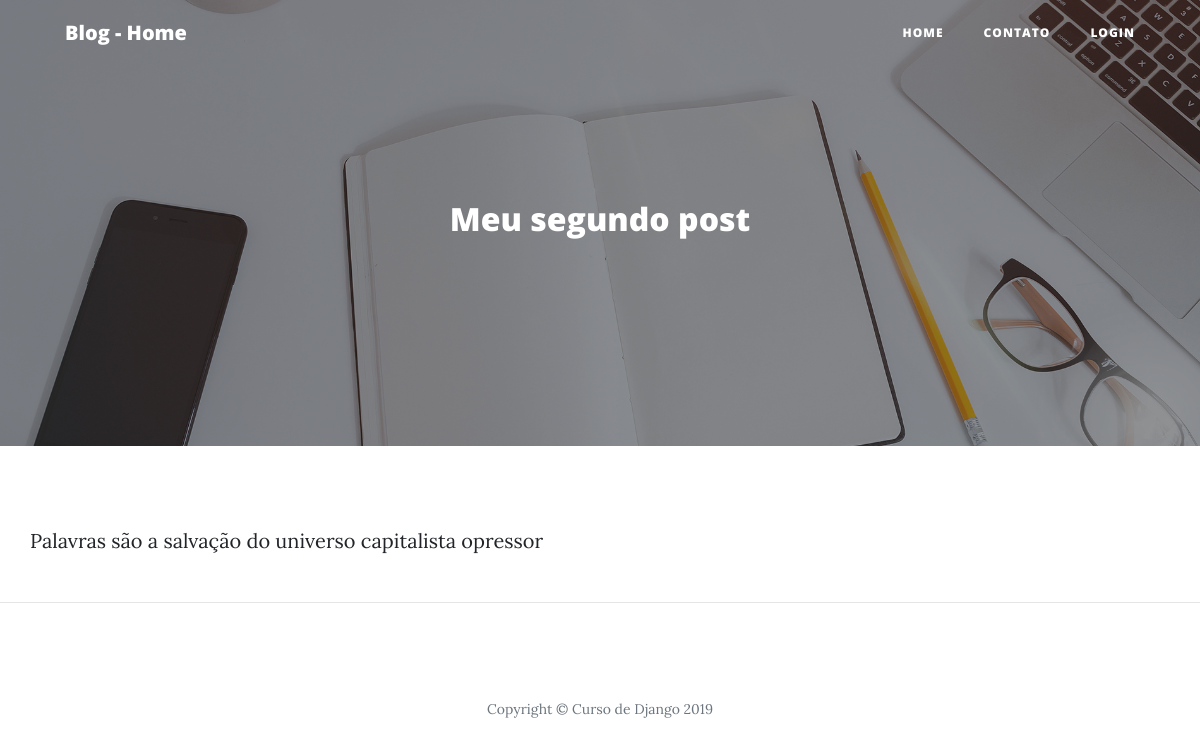
The page /post/meu-segundo-post/ on the database as committed earlier.
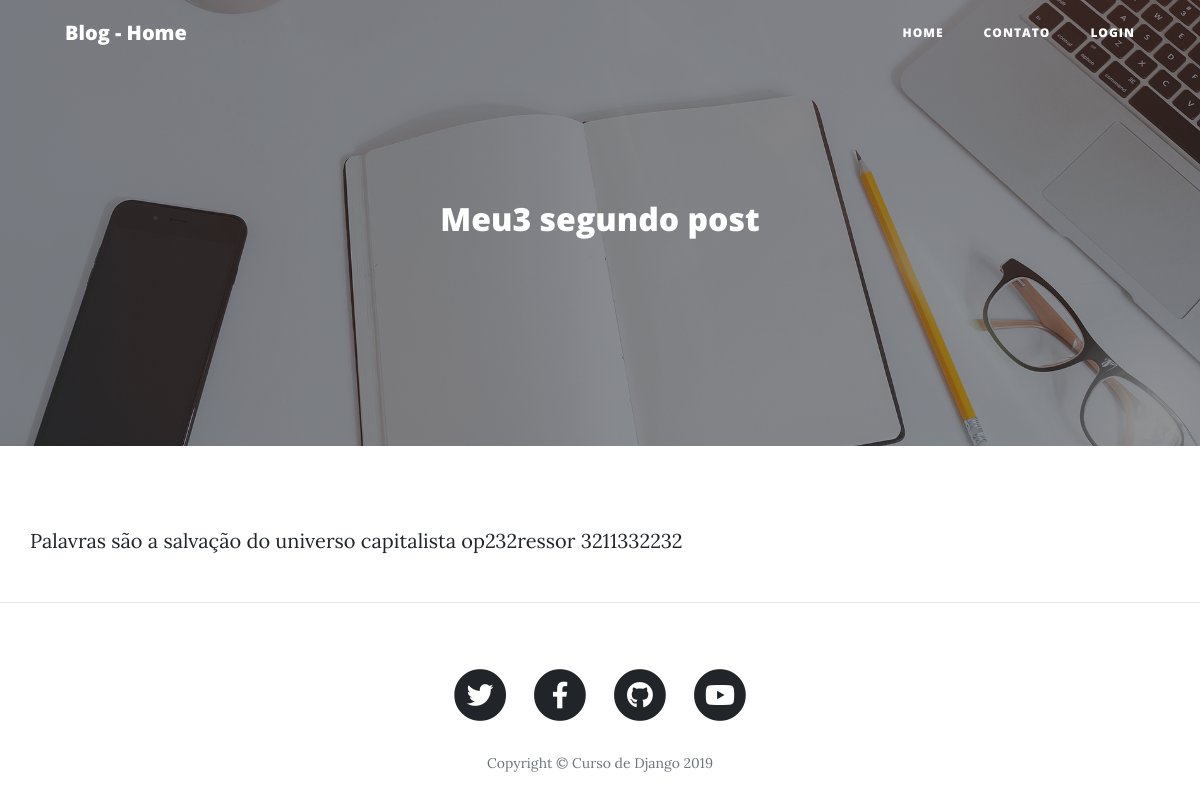
The same page on the database as committed later.
### blog/models.py (models this page shows, shortened)
class Post(models.Model):
    STATUS = (
        ("rascunho", "Rascunho"),
        ("publicado", "Publicado")
        )
    titulo = models.CharField(max_length=250, verbose_name="Título")
    slug = models.SlugField(max_length=250)
    autor = models.ForeignKey(User, on_delete=models.CASCADE)
    conteudo = RichTextField(verbose_name="Conteúdo")
    publicado = models.DateTimeField(default=timezone.now)
    criado = models.DateTimeField(auto_now_add=True)
    alterado = models.DateTimeField(auto_now=True)
    status = models.CharField(max_length=10,
                            choices = STATUS, default="rascunho"
    )
    categoria = models.ManyToManyField(Category, related_name='get_posts' )
    imagem = models.ImageField(upload_to="blog", blank=True, null=True)
    objects = models.Manager()
    published = PublishedManager()
    class Meta:
        ordering= ("-publicado", )

### blog/views.py (the view)
# urls.py: path('post/<slug:slug>/', views.BlogDetailView.as_view(), name="post_detail"),
class BlogDetailView(DetailView):
    model = Post
    template_name = 'blog/post_detail.html'
    context_object_name = 'post_detail'

### social/processors.py (called while the page is built)
def cxt_social(request):
    cxt_dict = {}
    links = Link.objects.all()
    for link in links:
        cxt_dict[link.chave] = link.url
    return cxt_dict

### blog/templates/blog/post_detail.html (shortened to what this page needs)
{% extends 'base.html' %}
{% load static %}
{% block header %}
{% if object.imagem %}
<header class="masthead" style="background-image: url({{object.imagem.url}})">
{% else %}
<header class="masthead" style="background-image: url({% static 'img/home-bg.jpg' %})">
{% endif %}
  <div class="overlay"></div>
  <div class="container">
    <div class="row">
      <div class="col-lg-8 col-md-10 mx-auto">
        <div class="site-heading">
            <h2>{{ post_detail.titulo }}</h2>
        </div>
      </div>
    </div>
  </div>
</header>
{% endblock header %}
{% block content %}
    <div class="post-entry">
        <p>{{ post_detail.conteudo|safe}} </p>
    </div>
{% endblock content %}

Rows that differ between the two databases and show on the page:
changed Post: titulo "Meu segundo post" → "Meu3 segundo post"; conteudo "Palavras são a salvação do universo capitalista opressor" → "Palavras são a salvação do universo capitalista op232ressor 3211332232"
